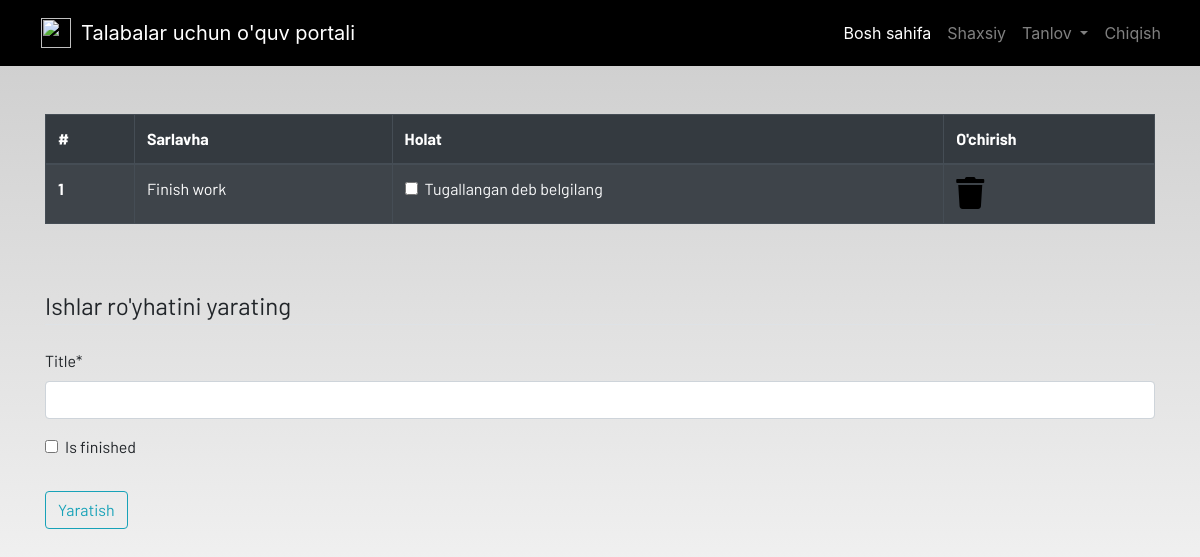
The app's page /todo (signed in), older data.
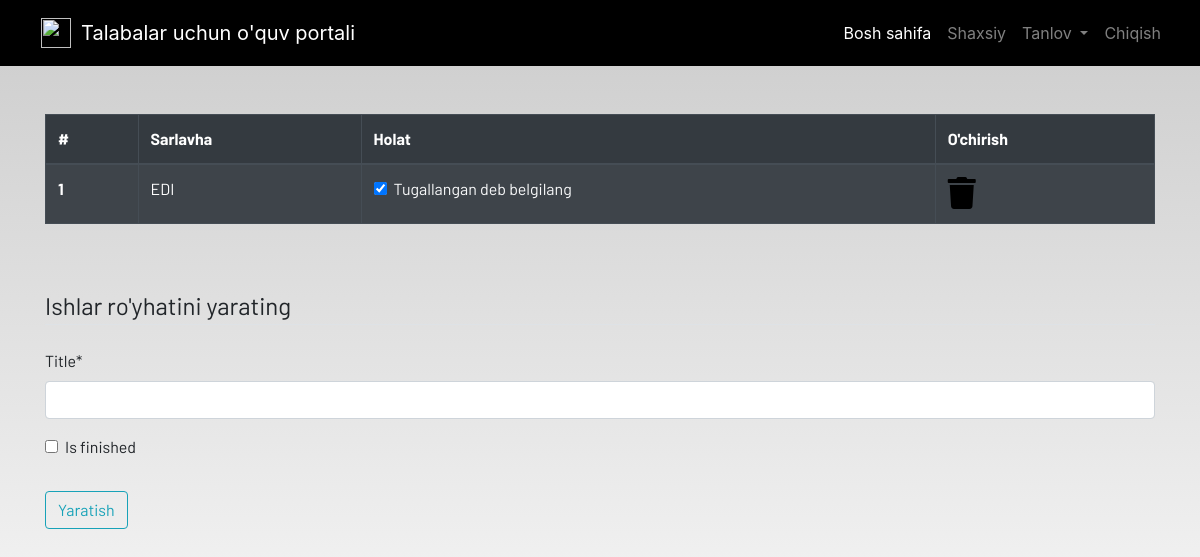
The same page, newer data.
### dashboard/models.py (models this page shows, shortened)
class Todo(models.Model):
    user = models.ForeignKey(User, on_delete=models.CASCADE)
    title = models.CharField(max_length=100)
    is_finished = models.BooleanField(default=False)

### dashboard/views.py (the view)
# urls.py: path('todo',views.todo,name='todo'),
@login_required
def todo(request):
    if request.method == 'POST':
        form = TodoForm(request.POST)
        if form.is_valid():
            try:
                finished = request.POST["is_finished"]
                if finished == 'on':
                    finished = True
                else:
                    finished = False
            except:
                finished = False
            todos = Todo(
                user = request.user,
                title = request.POST['title'],
                is_finished = finished
            )
            todos.save()
            messages.success(request,f"Todos Added from {request.user.username}!!")
            return redirect("todo")
    else:
        form = TodoForm()
    todo = Todo.objects.filter(user=request.user)
    if len(todo) == 0:
        todos_done = True
    else:
        todos_done = False
    context = {
        'form':form,
        'todos':todo,
        'todos_done':todos_done
    }
    return render (request,"dashboard/todo.html",context)

### dashboard/forms.py
class TodoForm(forms.ModelForm):
    class Meta:
        model = Todo
        fields = ['title', 'is_finished']

### dashboard/templates/dashboard/todo.html
{% extends 'dashboard/base.html' %}
{% load static %}
{% load crispy_forms_tags %}
{% block content %}
<div class="container">
    {% if not todos_done %}
    <table class="table table-striped table-bordered table-hover table-dark">
        <thead>
            <tr>
                <th scope="col">#</th>
                <th scope="col">Sarlavha</th>
                <th scope="col">Holat</th>
                <th scope="col">O'chirish</th>
            </tr>
        </thead>
        <tbody>
             {% for todo in todos %}
            <tr>
                <th scope="row">{{forloop.counter}}</th>
                <td>{{todo.title}}</td>
                <td>
                    <a href="{% url 'update-todo' todo.id %}">
                        <div class="form-check">
                            {% if todo.is_finished == True %}
                            <input class="form-check-input" type="checkbox" value="" checked>
                            {% else %}
                            <input class="form-check-input" type="checkbox" value="">
                            {% endif %}
                            <label class="form-check-label text-light" for="flexCheckDefault">
                                Tugallangan deb belgilang
                            </label>
                        </div>
                    </a>
                </td>
                <td><a href="{% url 'delete-todo' todo.id %}"><i class="fa fa-trash fa-2x"></i></a></td>
            </tr>
            {% endfor %}
        </tbody>
    </table>
    {% else %}
    <h4>Barcha vazifalar bajarildi!! Ko'proq qo'shish uchun yarating</h4>
{% endif %}
</div><br><br>
<div class="container">
    <form method="POST">{% csrf_token %}
        <fieldset class="form-group">
            <legend class="border-bottom mb-4">Ishlar ro'yhatini yarating</legend>
            {{form|crispy}}
        </fieldset>
        <div class="form-group">
            <button href="" class="btn btn-outline-info" type="submit">
                Yaratish
            </button>
        </div>
    </form>
</div>
{% endblock content %}

Row changes from the older to the newer data that the page shows:
removed Todo: title "Finish work"
added Todo: title "EDI"
